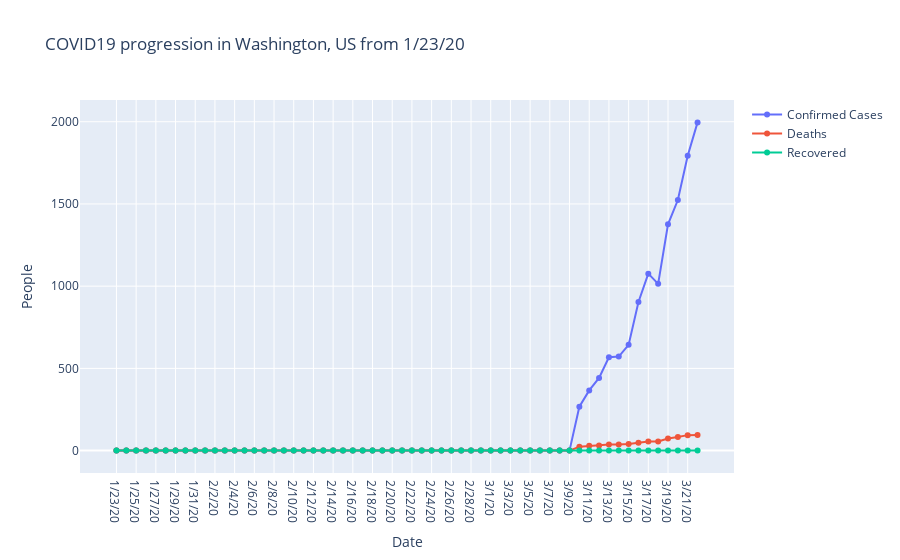
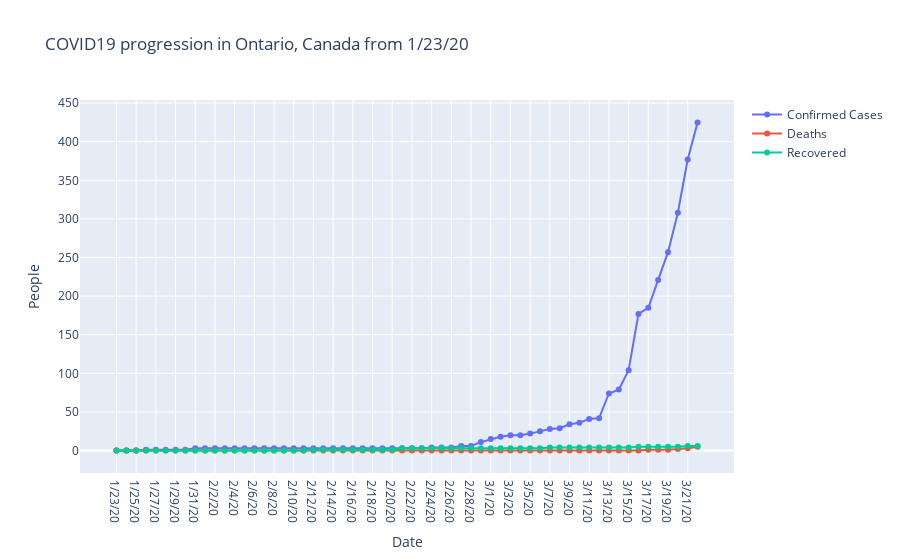

Notebook source saved alongside these figures, in order:
### Code cell
plot('Washington', 'US', '1/23/20')
plot('Ontario', 'Canada', '1/23/20')

### Figure 1 — Plotly figure (JSON) as saved in the notebook; plotly's stock layout.template omitted (floating-point values rounded to 4 significant figures)
{"data": [{"mode": "lines+markers", "name": "Confirmed Cases", "type": "scatter", "x": ["1/23/20", "1/24/20", "1/25/20", "1/26/20", "1/27/20", "1/28/20", "1/29/20", "1/30/20", "1/31/20", "2/1/20", "2/2/20", "2/3/20", "2/4/20", "2/5/20", "2/6/20", "2/7/20", "2/8/20", "2/9/20", "2/10/20", "2/11/20", "2/12/20", "2/13/20", "2/14/20", "2/15/20", "2/16/20", "2/17/20", "2/18/20", "2/19/20", "2/20/20", "2/21/20", "2/22/20", "2/23/20", "2/24/20", "2/25/20", "2/26/20", "2/27/20", "2/28/20", "2/29/20", "3/1/20", "3/2/20", "3/3/20", "3/4/20", "3/5/20", "3/6/20", "3/7/20", "3/8/20", "3/9/20", "3/10/20", "3/11/20", "3/12/20", "3/13/20", "3/14/20", "3/15/20", "3/16/20", "3/17/20", "3/18/20", "3/19/20", "3/20/20", "3/21/20", "3/22/20"], "y": [0, 0, 0, 0, 0, 0, 0, 0, 0, 0, 0, 0, 0, 0, 0, 0, 0, 0, 0, 0, 0, 0, 0, 0, 0, 0, 0, 0, 0, 0, 0, 0, 0, 0, 0, 0, 0, 0, 0, 0, 0, 0, 0, 0, 0, 0, 0, 267, 366, 442, 568, 572, 643, 904, 1076, 1014, 1376, 1524, 1793, 1996]}, {"mode": "lines+markers", "name": "Deaths", "type": "scatter", "x": ["1/23/20", "1/24/20", "1/25/20", "1/26/20", "1/27/20", "1/28/20", "1/29/20", "1/30/20", "1/31/20", "2/1/20", "2/2/20", "2/3/20", "2/4/20", "2/5/20", "2/6/20", "2/7/20", "2/8/20", "2/9/20", "2/10/20", "2/11/20", "2/12/20", "2/13/20", "2/14/20", "2/15/20", "2/16/20", "2/17/20", "2/18/20", "2/19/20", "2/20/20", "2/21/20", "2/22/20", "2/23/20", "2/24/20", "2/25/20", "2/26/20", "2/27/20", "2/28/20", "2/29/20", "3/1/20", "3/2/20", "3/3/20", "3/4/20", "3/5/20", "3/6/20", "3/7/20", "3/8/20", "3/9/20", "3/10/20", "3/11/20", "3/12/20", "3/13/20", "3/14/20", "3/15/20", "3/16/20", "3/17/20", "3/18/20", "3/19/20", "3/20/20", "3/21/20", "3/22/20"], "y": [0, 0, 0, 0, 0, 0, 0, 0, 0, 0, 0, 0, 0, 0, 0, 0, 0, 0, 0, 0, 0, 0, 0, 0, 0, 0, 0, 0, 0, 0, 0, 0, 0, 0, 0, 0, 0, 0, 0, 0, 0, 0, 0, 0, 0, 0, 0, 23, 29, 31, 37, 37, 40, 48, 55, 55, 74, 83, 94, 95]}, {"mode": "lines+markers", "name": "Recovered", "type": "scatter", "x": ["1/23/20", "1/24/20", "1/25/20", "1/26/20", "1/27/20", "1/28/20", "1/29/20", "1/30/20", "1/31/20", "2/1/20", "2/2/20", "2/3/20", "2/4/20", "2/5/20", "2/6/20", "2/7/20", "2/8/20", "2/9/20", "2/10/20", "2/11/20", "2/12/20", "2/13/20", "2/14/20", "2/15/20", "2/16/20", "2/17/20", "2/18/20", "2/19/20", "2/20/20", "2/21/20", "2/22/20", "2/23/20", "2/24/20", "2/25/20", "2/26/20", "2/27/20", "2/28/20", "2/29/20", "3/1/20", "3/2/20", "3/3/20", "3/4/20", "3/5/20", "3/6/20", "3/7/20", "3/8/20", "3/9/20", "3/10/20", "3/11/20", "3/12/20", "3/13/20", "3/14/20", "3/15/20", "3/16/20", "3/17/20", "3/18/20", "3/19/20", "3/20/20", "3/21/20", "3/22/20"], "y": [0, 0, 0, 0, 0, 0, 0, 0, 0, 0, 0, 0, 0, 0, 0, 0, 0, 0, 0, 0, 0, 0, 0, 0, 0, 0, 0, 0, 0, 0, 0, 0, 0, 0, 0, 0, 0, 0, 0, 0, 0, 0, 0, 0, 0, 0, 0, 1, 1, 1, 1, 1, 1, 1, 1, 0, 0, 0, 0, 0]}], "layout": {"autosize": true, "title": {"text": "COVID19 progression in Washington, US from 1/23/20"}, "xaxis": {"autorange": true, "range": [-3.52, 62.52], "title": {"text": "Date"}, "type": "category"}, "yaxis": {"autorange": true, "range": [-148.1, 2144.0], "title": {"text": "People"}, "type": "linear"}}}

### Figure 2 — Plotly figure (JSON) as saved in the notebook; plotly's stock layout.template omitted (floating-point values rounded to 4 significant figures)
{"data": [{"mode": "lines+markers", "name": "Confirmed Cases", "type": "scatter", "x": ["1/23/20", "1/24/20", "1/25/20", "1/26/20", "1/27/20", "1/28/20", "1/29/20", "1/30/20", "1/31/20", "2/1/20", "2/2/20", "2/3/20", "2/4/20", "2/5/20", "2/6/20", "2/7/20", "2/8/20", "2/9/20", "2/10/20", "2/11/20", "2/12/20", "2/13/20", "2/14/20", "2/15/20", "2/16/20", "2/17/20", "2/18/20", "2/19/20", "2/20/20", "2/21/20", "2/22/20", "2/23/20", "2/24/20", "2/25/20", "2/26/20", "2/27/20", "2/28/20", "2/29/20", "3/1/20", "3/2/20", "3/3/20", "3/4/20", "3/5/20", "3/6/20", "3/7/20", "3/8/20", "3/9/20", "3/10/20", "3/11/20", "3/12/20", "3/13/20", "3/14/20", "3/15/20", "3/16/20", "3/17/20", "3/18/20", "3/19/20", "3/20/20", "3/21/20", "3/22/20"], "y": [0, 0, 0, 1, 1, 1, 1, 1, 3, 3, 3, 3, 3, 3, 3, 3, 3, 3, 3, 3, 3, 3, 3, 3, 3, 3, 3, 3, 3, 3, 3, 3, 4, 4, 4, 6, 6, 11, 15, 18, 20, 20, 22, 25, 28, 29, 34, 36, 41, 42, 74, 79, 104, 177, 185, 221, 257, 308, 377, 425]}, {"mode": "lines+markers", "name": "Deaths", "type": "scatter", "x": ["1/23/20", "1/24/20", "1/25/20", "1/26/20", "1/27/20", "1/28/20", "1/29/20", "1/30/20", "1/31/20", "2/1/20", "2/2/20", "2/3/20", "2/4/20", "2/5/20", "2/6/20", "2/7/20", "2/8/20", "2/9/20", "2/10/20", "2/11/20", "2/12/20", "2/13/20", "2/14/20", "2/15/20", "2/16/20", "2/17/20", "2/18/20", "2/19/20", "2/20/20", "2/21/20", "2/22/20", "2/23/20", "2/24/20", "2/25/20", "2/26/20", "2/27/20", "2/28/20", "2/29/20", "3/1/20", "3/2/20", "3/3/20", "3/4/20", "3/5/20", "3/6/20", "3/7/20", "3/8/20", "3/9/20", "3/10/20", "3/11/20", "3/12/20", "3/13/20", "3/14/20", "3/15/20", "3/16/20", "3/17/20", "3/18/20", "3/19/20", "3/20/20", "3/21/20", "3/22/20"], "y": [0, 0, 0, 0, 0, 0, 0, 0, 0, 0, 0, 0, 0, 0, 0, 0, 0, 0, 0, 0, 0, 0, 0, 0, 0, 0, 0, 0, 0, 0, 0, 0, 0, 0, 0, 0, 0, 0, 0, 0, 0, 0, 0, 0, 0, 0, 0, 0, 0, 0, 0, 0, 0, 0, 1, 1, 1, 2, 3, 5]}, {"mode": "lines+markers", "name": "Recovered", "type": "scatter", "x": ["1/23/20", "1/24/20", "1/25/20", "1/26/20", "1/27/20", "1/28/20", "1/29/20", "1/30/20", "1/31/20", "2/1/20", "2/2/20", "2/3/20", "2/4/20", "2/5/20", "2/6/20", "2/7/20", "2/8/20", "2/9/20", "2/10/20", "2/11/20", "2/12/20", "2/13/20", "2/14/20", "2/15/20", "2/16/20", "2/17/20", "2/18/20", "2/19/20", "2/20/20", "2/21/20", "2/22/20", "2/23/20", "2/24/20", "2/25/20", "2/26/20", "2/27/20", "2/28/20", "2/29/20", "3/1/20", "3/2/20", "3/3/20", "3/4/20", "3/5/20", "3/6/20", "3/7/20", "3/8/20", "3/9/20", "3/10/20", "3/11/20", "3/12/20", "3/13/20", "3/14/20", "3/15/20", "3/16/20", "3/17/20", "3/18/20", "3/19/20", "3/20/20", "3/21/20", "3/22/20"], "y": [0, 0, 0, 0, 0, 0, 0, 0, 0, 0, 0, 0, 0, 0, 0, 0, 0, 0, 0, 0, 1, 1, 1, 1, 1, 1, 1, 1, 1, 3, 3, 3, 3, 3, 3, 3, 3, 3, 3, 3, 3, 3, 3, 3, 4, 4, 4, 4, 4, 4, 4, 4, 4, 5, 5, 5, 5, 5, 6, 6]}], "layout": {"autosize": true, "title": {"text": "COVID19 progression in Ontario, Canada from 1/23/20"}, "xaxis": {"autorange": true, "range": [-3.52, 62.52], "title": {"text": "Date"}, "type": "category"}, "yaxis": {"autorange": true, "range": [-31.52, 456.5], "title": {"text": "People"}, "type": "linear"}}}
